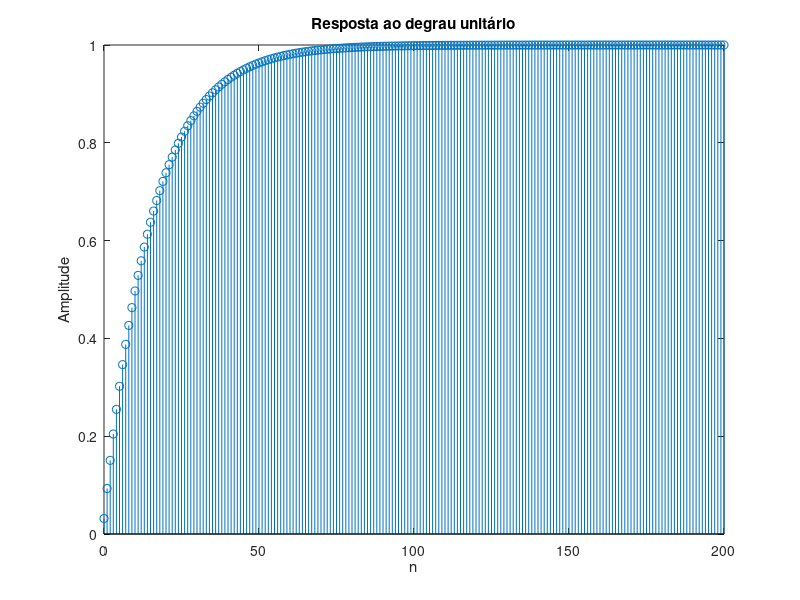
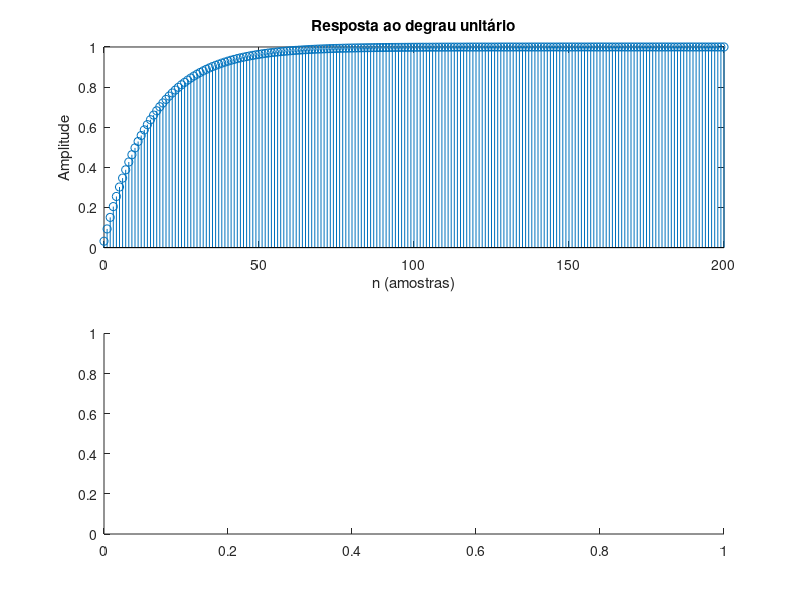

The MATLAB source for these figures, in order: (Note: this script raises an error after producing the figures.)
close all;
clear all;
clc;


%Questão 4

%Expansão em frações parciais
[R P K] = residuez(0.0317*[1 1],[1 -1.9366 0.9366])


%Exibe a saída do filtro calculada pela trasformada z
n=0:200;                   %Índice de amostras

y = 1-0.9683*(0.9366.^n);  %Saída

figure;
stem(n,y);
xlabel('n');
ylabel('Amplitude');
title('Resposta ao degrau unitário');


%Implementa o filtro yd(k) = 0.9366*y(k-1) + 0.0317*x(k) + 0.0317*x(k-1)
%para entrada u[k] para verificação

for k=0:200
    x(k+1)=1;
    if k==0
        yd(k+1) = 0.0317*x(k+1);
    else
        yd(k+1) = 0.9366*yd(k) + 0.0317*x(k+1) + 0.0317*x(k);       
    end
end

figure;
subplot(2,1,1);
stem(n,yd);
xlabel('n (amostras)');
ylabel('Amplitude');
title('Resposta ao degrau unitário');
subplot(2,1,2);
b=0.0317*[1 1];    %Coeficientes do numerador do filtro
a=[1 -0.9366];     %Coeficientes do denominador do filtro
hold;
stepz(b,a,201);    %Resposta ao degrau para 201 amostras



%%%%%%%%%%%%%%%%%%%%%%%%%%%%%%%%%%%%%%%%%%%%%%%%%%%%%%%%%%%%%%%%%%%%%%
%Questão 5
b = 0.00102*[1 2 1];          %Coeficientes do numerador do filtro
a = [1 -1.9075 0.9116];       %Coeficientes do denominador do filtro
fs = 48000;

freqz(b,a,5000,fs);           %Exibe a resposta em frequência para fs



%%%%%%%%%%%%%%%%%%%%%%%%%%%%%%%%%%%%%%%%%%%%%%%%%%%%%%%%%%%%%%%%%%%%%%
%Questão 7

%Expansão em frações parciais
[R P K] = residuez(0.00102*[1 2 1],[1 -1.9075 0.9116])

delta_h = 0.0011*[1 zeros(1,200)];
%h = delta_h + 0.0922*0.9548.^n.*cos(0.0464.*n-1.5719);
h = delta_h + 0.0922*0.9548.^n.*sin(0.0464.*n);
figure;
stem(n,h);
hold;
impz(b,a,201);         %Resposta ao impulso para 201 amostras
legend('Teórico','Matlab');
